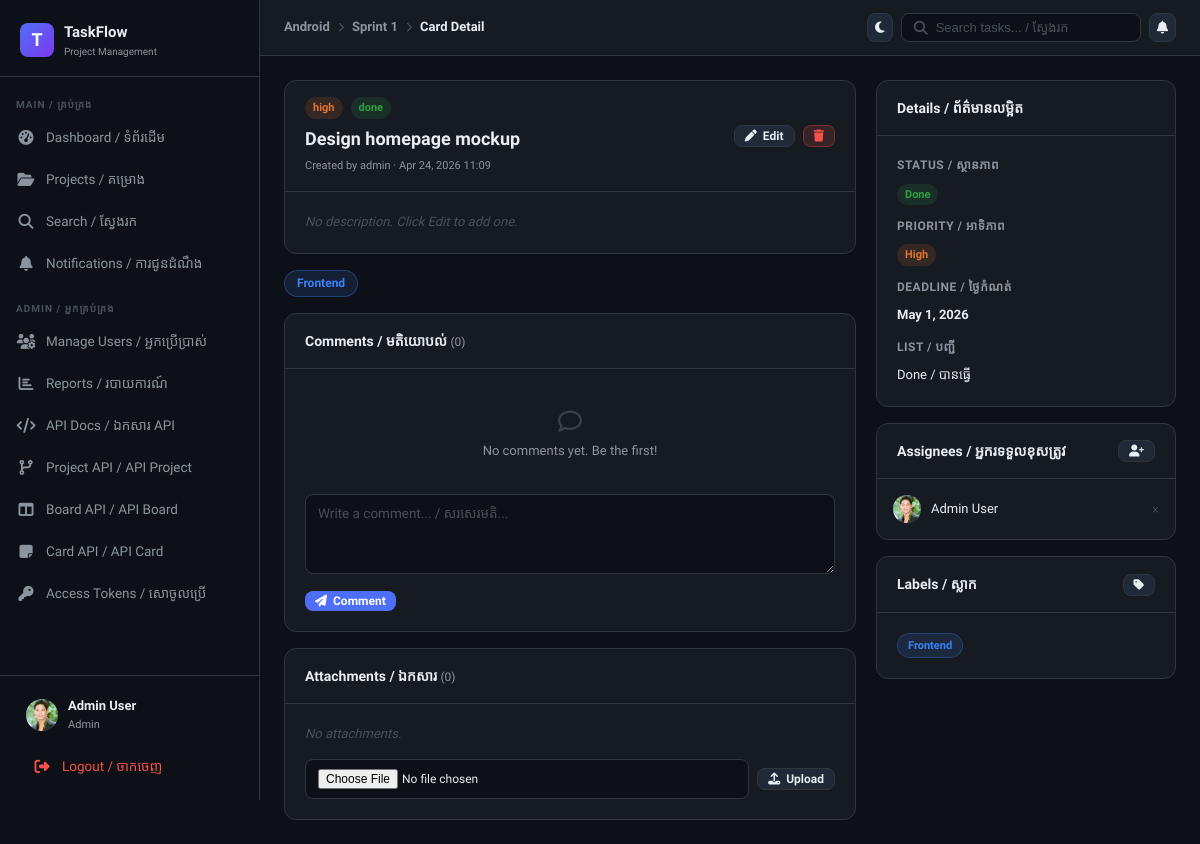
Before: /cards/1/ (signed in) with the older database file.
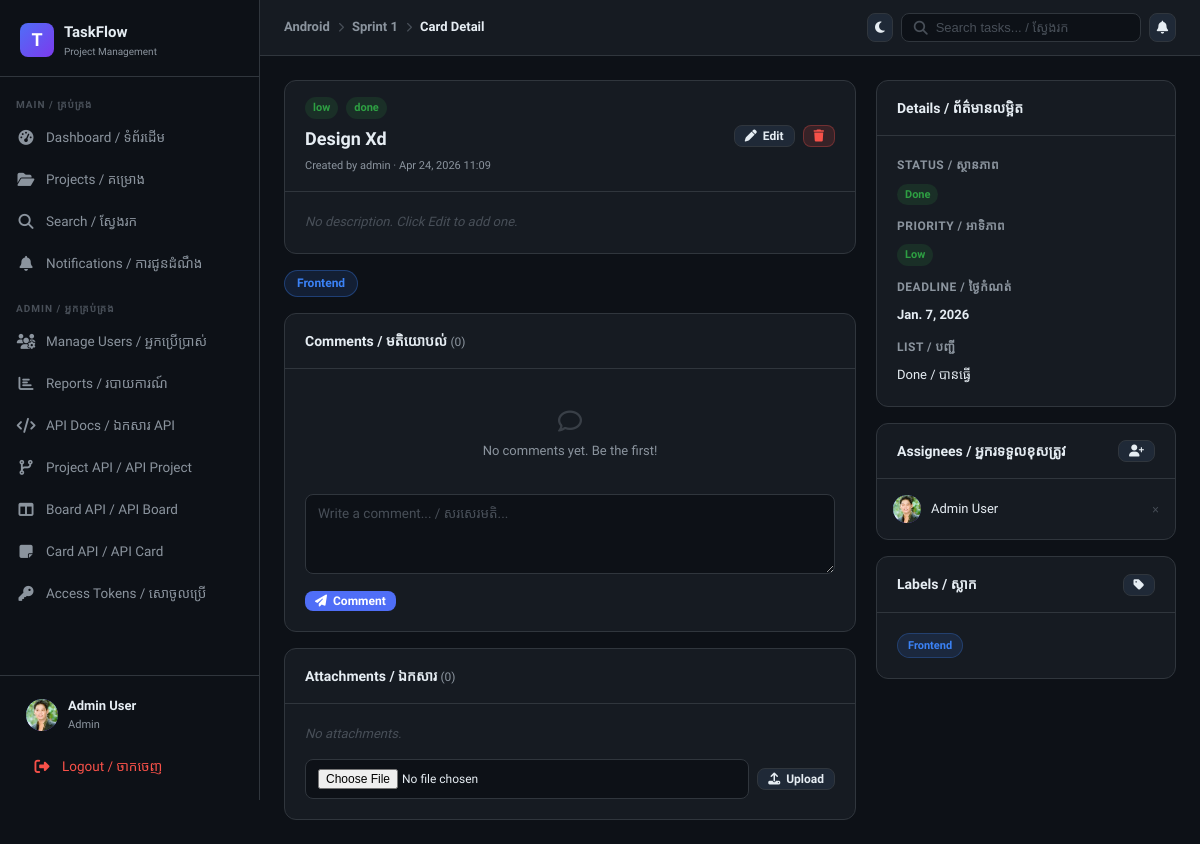
After: the same page with the newer database file.
### core/models.py (models this page shows, shortened)
class Card(models.Model):
    PRIORITY_CHOICES = [
        ("low", "Low"),
        ("medium", "Medium"),
        ("high", "High"),
        ("critical", "Critical"),
    ]
    STATUS_CHOICES = [("todo", "To Do"), ("doing", "Doing"), ("done", "Done")]
    list = models.ForeignKey(List, on_delete=models.CASCADE, related_name="cards")
    created_by = models.ForeignKey(
        User, on_delete=models.CASCADE, related_name="created_cards"
    )
    title = models.CharField(max_length=200)
    description = models.TextField(blank=True)
    priority = models.CharField(
        max_length=10, choices=PRIORITY_CHOICES, default="medium"
    )
    status = models.CharField(max_length=10, choices=STATUS_CHOICES, default="todo")
    deadline = models.DateField(null=True, blank=True)
    position = models.IntegerField(default=0)
    labels = models.ManyToManyField(Label, blank=True, related_name="cards")
    assignees = models.ManyToManyField(
        User, blank=True, related_name="assigned_cards", through="CardAssignment"
    )
    created_at = models.DateTimeField(auto_now_add=True)
    updated_at = models.DateTimeField(auto_now=True)
    class Meta:
        ordering = ["position"]
    @property
    def is_overdue(self):
        if self.deadline and self.status != "done":
            return self.deadline < timezone.now().date()
        return False

class List(models.Model):
    board = models.ForeignKey(Board, on_delete=models.CASCADE, related_name="lists")
    title = models.CharField(max_length=100)
    position = models.IntegerField(default=0)
    created_at = models.DateTimeField(auto_now_add=True)
    class Meta:
        ordering = ["position"]

class Board(models.Model):
    project = models.ForeignKey(
        Project, on_delete=models.CASCADE, related_name="boards"
    )
    name = models.CharField(max_length=100)
    background = models.CharField(max_length=50, blank=True, default="#1e293b")
    position = models.IntegerField(default=0)
    created_at = models.DateTimeField(auto_now_add=True)
    class Meta:
        ordering = ["position"]

class User(AbstractUser):
    ROLE_CHOICES = [("admin", "Admin"), ("member", "Member")]
    role = models.CharField(max_length=10, choices=ROLE_CHOICES, default="member")
    avatar = models.ImageField(upload_to="avatars/", blank=True, null=True)
    is_active = models.BooleanField(default=True)
    @property
    def is_admin(self):
        return self.role == "admin"

### core/views.py (the view, shortened to what this page needs)
# urls.py: path('cards/<int:card_id>/', views.card_detail, name='card_detail'),
@login_required
def card_detail(request, card_id):
    card = get_object_or_404(Card, id=card_id)
    project = card.list.board.project
    can_lead = is_project_leader(request.user, project)
    is_assigned = CardAssignment.objects.filter(card=card, user=request.user).exists()
    can_choose_open_work = card.status == "todo" and can_access_project(request.user, project)
    if not can_access_project(request.user, project) or (not can_lead and not is_assigned and not can_choose_open_work):
        messages.error(request, "Access denied")
        return redirect("projects")
    members = ProjectMember.objects.filter(project=project).select_related("user")
    labels = project.labels.all()
    comments = card.comments.select_related("user").all()
    attachments = card.attachments.all()
    assigned_ids = CardAssignment.objects.filter(card=card).values_list(
        "user_id", flat=True
    )
    context = {
        "card": card,
        "project": project,
        "members": members,
        "labels": labels,
        "comments": comments,
        "attachments": attachments,
        "assigned_ids": list(assigned_ids),
        "can_lead": can_lead,
        "is_assigned": is_assigned,
        "can_choose_work": can_choose_open_work,
        "can_mark_done": is_assigned and card.status == "doing",
        "unread_count": request.user.notifications.filter(is_read=False).count(),
    }
    return render(request, "board/card_detail.html", context)

### core/views.py (called while the page is built)
def is_project_leader(user, project):
    if not user.is_authenticated:
        return False
    return (
        user.is_admin
        or project.owner_id == user.id
        or ProjectMember.objects.filter(project=project, user=user, role="owner").exists()
    )

def can_access_project(user, project):
    if not user.is_authenticated:
        return False
    return (
        user.is_admin
        or project.owner_id == user.id
        or ProjectMember.objects.filter(project=project, user=user).exists()
    )

### templates/board/card_detail.html (shortened to what the changed rows need)
{% extends 'base.html' %}
{% block page_title %}
<div style="display:flex;align-items:center;gap:8px;font-size:13px">
  <a href="{% url 'project_detail' project.id %}" style="color:var(--text-muted);text-decoration:none">{{ project.name }}</a>
  <i class="fa-solid fa-chevron-right" style="font-size:10px;color:var(--text-faint)"></i>
  <a href="{% url 'board' project.id card.list.board.id %}" style="color:var(--text-muted);text-decoration:none">{{ card.list.board.name }}</a>
  <i class="fa-solid fa-chevron-right" style="font-size:10px;color:var(--text-faint)"></i>
  <span>Card Detail</span>
</div>
{% endblock %}
{% block content %}
<div class="card-detail-grid">
  <div>
    <div class="card mb-16">
      <div class="card-header">
        <div style="flex:1">
          <div style="display:flex;align-items:center;gap:8px;flex-wrap:wrap;margin-bottom:6px">
            <span class="badge badge-{{ card.priority }}">{{ card.priority }}</span>
            <span class="badge badge-{{ card.status }}">{{ card.status }}</span>
          </div>
          <h2 style="font-size:18px;font-weight:800">{{ card.title }}</h2>
          <div style="font-size:11px;color:var(--text-muted);margin-top:4px">
            Created by {{ card.created_by.username }} · {{ card.created_at|date:"M d, Y H:i" }}
          </div>
        </div>
      </div>
    </div>
  </div>
  <div style="display:flex;flex-direction:column;gap:16px">
    <div class="card">
      <div class="card-body" style="display:flex;flex-direction:column;gap:12px">
        <div>
          <div class="form-label">Status / ស្ថានភាព</div>
          <span class="badge badge-{{ card.status }}">{{ card.get_status_display }}</span>
        </div>
        <div>
          <div class="form-label">Priority / អាទិភាព</div>
          <span class="badge badge-{{ card.priority }}">{{ card.get_priority_display }}</span>
        </div>
        {% if card.deadline %}
        <div>
          <div class="form-label">Deadline / ថ្ងៃកំណត់</div>
          <span {% if card.is_overdue %}class="text-danger"{% endif %} style="font-size:13px;font-weight:600">
            {{ card.deadline }}
          </span>
        </div>
        {% endif %}
        <div>
          <div class="form-label">List / បញ្ជី</div>
          <span style="font-size:13px">{{ card.list.title }}</span>
        </div>
      </div>
    </div>
  </div>
</div>
{% endblock %}

Changed rows visible on the page:
changed Card "done": priority "high" → "low"; title "Design homepage mockup" → "Design Xd"; priority "High" → "Low"; deadline "May 1, 2026" → "Jan. 7, 2026"
